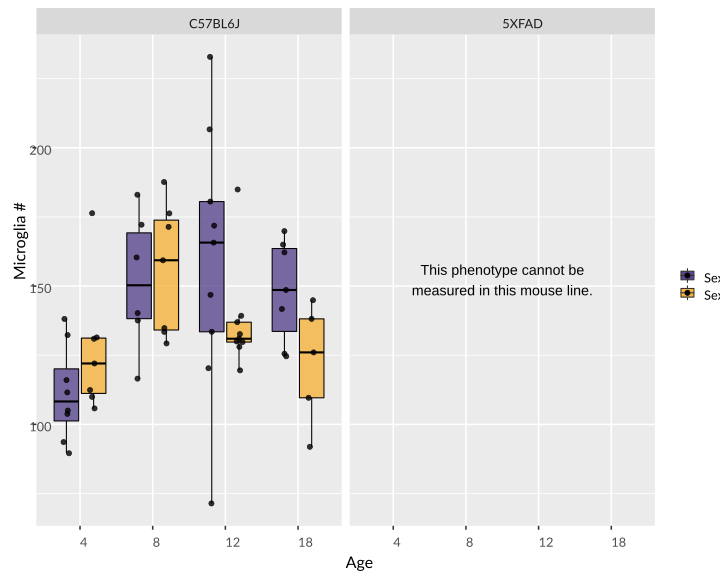

R code for this plot:
library(magora)
library(vdiffr)
library(dplyr)

p <- phenotypes %>%
  filter(mouse_line != "5XFAD") %>%
  filter(
    .data$phenotype %in% "Microglia #",
    .data$mouse_line %in% c("5XFAD", "C57BL6J"),
    .data$tissue %in% "Cortex"
  ) %>%
  expand_mouse_line_factor_from_selection(c("C57BL6J", "5XFAD")) %>%
  magora_boxplot()

vdiffr::write_svg(plot = p, "plot.svg")
